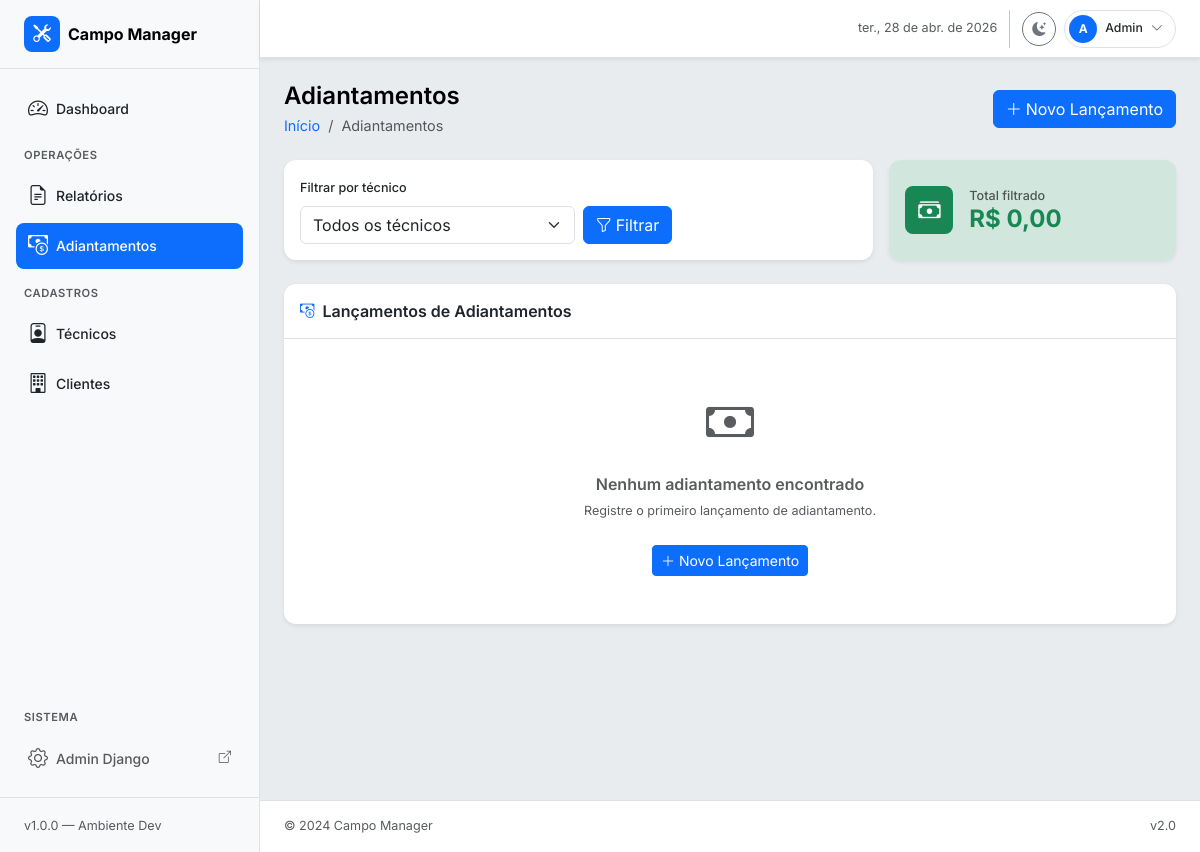
The app's page /adiantamentos/, older data.
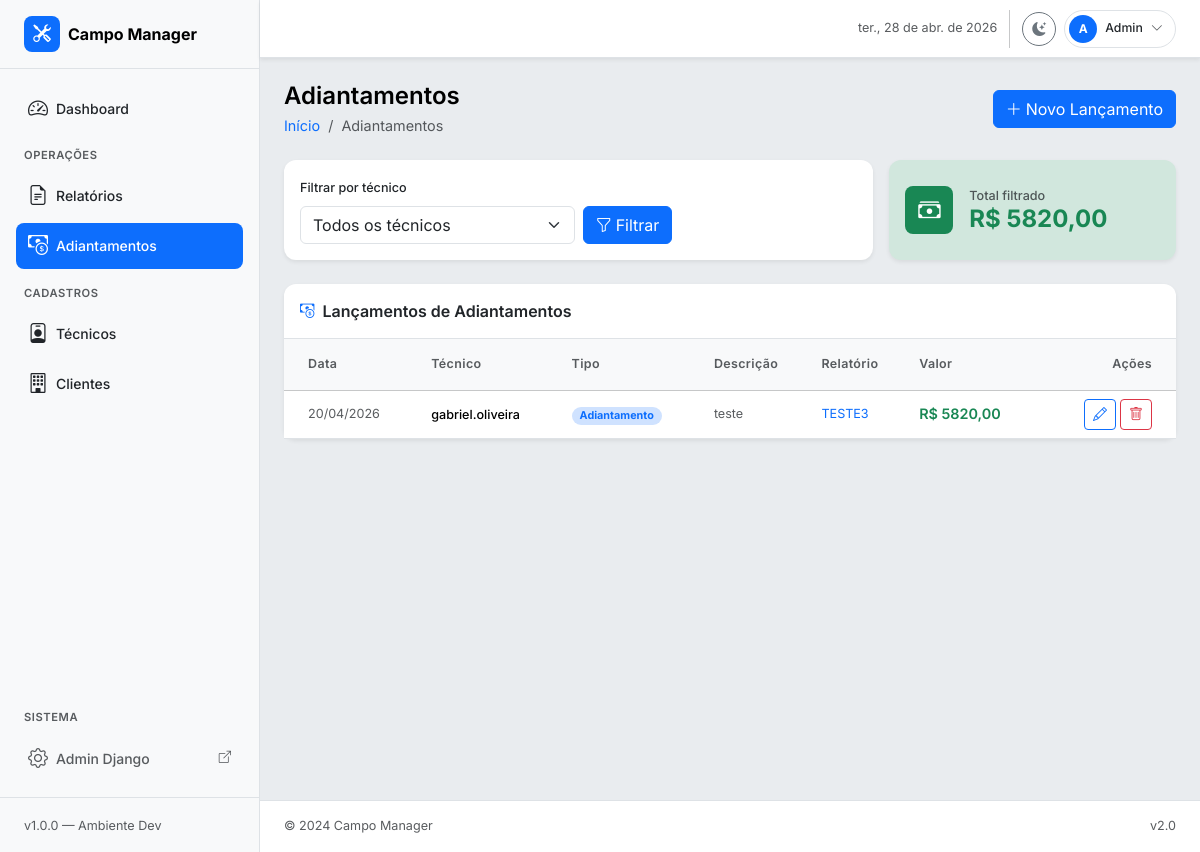
The same page, newer data.
### relatorios/models.py (models this page shows, shortened)
class Adiantamento(models.Model):
    tecnico = models.ForeignKey(
        Tecnico,
        on_delete=models.PROTECT,
        related_name="adiantamentos",
    )
    relatorio = models.ForeignKey(
        RelatorioTecnico,
        on_delete=models.SET_NULL,
        related_name="adiantamentos",
        null=True,
        blank=True,
    )
    tipo = models.CharField(
        "Tipo",
        max_length=20,
        choices=TipoAdiantamento.choices,
        default=TipoAdiantamento.ADIANTAMENTO,
    )
    valor = models.DecimalField(
        "Valor (R$)",
        max_digits=10,
        decimal_places=2,
        validators=[MinValueValidator(Decimal("0.01"))],
    )
    data = models.DateField("Data")
    descricao = models.CharField("Descrição", max_length=255)
    criado_em = models.DateTimeField(auto_now_add=True)
    class Meta:
        verbose_name = "Adiantamento"
        verbose_name_plural = "Adiantamentos"
        ordering = ["-data"]

class Tecnico(models.Model):
    nome = models.CharField("Nome completo", max_length=150)
    email = models.EmailField("E-mail", unique=True)
    telefone = models.CharField("Telefone", max_length=20, blank=True)
    ativo = models.BooleanField("Ativo", default=True)
    criado_em = models.DateTimeField(auto_now_add=True)
    class Meta:
        verbose_name = "Técnico"
        verbose_name_plural = "Técnicos"
        ordering = ["nome"]

class RelatorioTecnico(models.Model):
    numero = models.CharField("Número", max_length=30, unique=True)
    status = models.CharField(
        "Status",
        max_length=20,
        choices=StatusRelatorio.choices,
        default=StatusRelatorio.RASCUNHO,
    )
    cliente = models.ForeignKey(
        Cliente,
        on_delete=models.PROTECT,
        related_name="relatorios",
        verbose_name="Cliente",
    )
    tecnico_responsavel = models.ForeignKey(
        Tecnico,
        on_delete=models.PROTECT,
        related_name="relatorios_responsavel",
        verbose_name="Técnico responsável",
    )
    tecnicos_adicionais = models.ManyToManyField(
        Tecnico,
        through="RelatorioTecnicoEquipe",
        related_name="relatorios_equipe",
        blank=True,
        verbose_name="Equipe adicional",
    )
    cidade_atendimento = models.CharField("Cidade de atendimento", max_length=100)
    uf_atendimento = models.CharField(
        "UF",
        max_length=2,
        choices=UF.choices,
        default=UF.PR,
    )
    tipo_localidade = models.CharField(
        "Tipo de localidade",
        max_length=10,
        choices=TipoLocalidade.choices,
        default=TipoLocalidade.INTERIOR,
    )
    data_inicio = models.DateField("Data início")
    data_fim = models.DateField("Data fim")
    motivo = models.TextField("Motivo / Descrição do serviço")
    centro_custo = models.CharField(
        "Centro de custo / Classificação",
        max_length=100,
        blank=True,
        help_text="Aplicado a todos os itens deste relatório.",
    )
    valor_adiantamento = models.DecimalField(
        "Adiantamento recebido (R$)",
        max_digits=10,
        decimal_places=2,
        default=Decimal("0.00"),
        validators=[MinValueValidator(Decimal("0.00"))],
    )
    observacoes = models.TextField("Observações gerais", blank=True)
    criado_em = models.DateTimeField(auto_now_add=True)
    atualizado_em = models.DateTimeField(auto_now=True)
    class Meta:
        verbose_name = "Relatório Técnico"
        verbose_name_plural = "Relatórios Técnicos"
        ordering = ["-data_inicio", "-criado_em"]

### relatorios/views.py (the view)
class AdiantamentoListView(ListView):
    model = Adiantamento
    template_name = "adiantamentos/adiantamento_list.html"
    context_object_name = "adiantamentos"
    paginate_by = 20
    def get_queryset(self):
        qs = Adiantamento.objects.select_related("tecnico", "relatorio")
        tecnico = self.request.GET.get("tecnico")
        if tecnico:
            qs = qs.filter(tecnico_id=tecnico)
        return qs
    def get_context_data(self, **kwargs):
        ctx = super().get_context_data(**kwargs)
        ctx["titulo_pagina"] = "Adiantamentos"
        ctx["tecnicos"] = Tecnico.objects.filter(ativo=True)
        ctx["tecnico_sel"] = self.request.GET.get("tecnico", "")
        ctx["total_geral"] = self.get_queryset().aggregate(t=Sum("valor"))[
            "t"
        ] or Decimal("0.00")
        return ctx

### templates/adiantamentos/adiantamento_list.html (shortened to what the changed rows need)
{% extends "base.html" %}
{% block content %}
<div class="row g-3 mb-4">
  <div class="col-12 col-md-4">
    <div class="card border-0 shadow-sm bg-success-subtle h-100">
      <div class="card-body d-flex align-items-center gap-3 py-3">
        <div>
          <p class="text-muted small mb-0 fw-medium">Total filtrado</p>
          <h4 class="fw-bold mb-0 text-success">
            R$ {{ total_geral|floatformat:2 }}
          </h4>
        </div>
      </div>
    </div>
  </div>
</div>
<div class="card border-0 shadow-sm">
  <div class="card-body p-0">
    {% if adiantamentos %}
    <div class="table-responsive">
      <table class="table table-hover align-middle mb-0">
        <thead class="table-light">
          <tr>
            <th class="ps-4 py-3 fw-semibold text-muted small">Data</th>
            <th class="py-3 fw-semibold text-muted small">Técnico</th>
            <th class="py-3 fw-semibold text-muted small">Tipo</th>
            <th class="py-3 fw-semibold text-muted small">Descrição</th>
            <th class="py-3 fw-semibold text-muted small">Relatório</th>
            <th class="py-3 fw-semibold text-muted small">Valor</th>
            <th class="py-3 fw-semibold text-muted small text-end pe-4">Ações</th>
          </tr>
        </thead>
        <tbody>
          {% for a in adiantamentos %}
          <tr>
            <td class="ps-4 small text-muted">{{ a.data|date:"d/m/Y" }}</td>
            <td>
              <span class="fw-medium small">{{ a.tecnico.nome }}</span>
            </td>
            <td>
              {% if a.tipo == 'adiantamento' %}
                <span class="badge bg-primary-subtle text-primary rounded-pill px-2">Adiantamento</span>
              {% else %}
                <span class="badge bg-warning-subtle text-warning rounded-pill px-2">Reembolso</span>
              {% endif %}
            </td>
            <td class="small text-muted">{{ a.descricao }}</td>
            <td class="small">
              {% if a.relatorio %}
                <a href="{% url 'relatorios:relatorio_detail' a.relatorio.pk %}"
                   class="text-decoration-none text-primary">
                  {{ a.relatorio.numero }}
                </a>
              {% else %}
                <span class="text-muted">—</span>
              {% endif %}
            </td>
            <td class="fw-semibold {% if a.tipo == 'adiantamento' %}text-success{% else %}text-warning{% endif %}">
              R$ {{ a.valor }}
            </td>
            <td class="text-end pe-4">
              <div class="d-flex gap-1 justify-content-end">
                <a href="{% url 'relatorios:adiantamento_update' a.pk %}"
                   class="btn btn-sm btn-outline-primary" title="Editar">
                  <i class="bi bi-pencil"></i>
                </a>
                <a href="{% url 'relatorios:adiantamento_delete' a.pk %}"
                   class="btn btn-sm btn-outline-danger" title="Excluir">
                  <i class="bi bi-trash"></i>
                </a>
              </div>
            </td>
          </tr>
          {% endfor %}
        </tbody>
      </table>
    </div>
    {% else %}
    <div class="text-center py-5">
      <div class="text-muted mb-3" style="font-size:3rem;"><i class="bi bi-cash"></i></div>
      <h6 class="text-body-secondary fw-semibold">Nenhum adiantamento encontrado</h6>
      <p class="text-muted small mb-4">Registre o primeiro lançamento de adiantamento.</p>
      <a href="{% url 'relatorios:adiantamento_create' %}" class="btn btn-primary btn-sm">
        <i class="bi bi-plus-lg me-1"></i>Novo Lançamento
      </a>
    </div>
    {% endif %}
  </div>
</div>
{% endblock %}

Row changes from the older to the newer data that the page shows:
added Adiantamento: data "20/04/2026", tecnico.nome "gabriel.oliveira", tipo "Adiantamento", descricao "teste", relatorio.numero "TESTE3", valor "5820,00"
Text that changed along with them:
{{ total_geral|floatformat:2 }}: "0,00" → "5820,00"
text no longer shown: "Nenhum adiantamento encontrado Registre o primeiro lançamento de adiantamento. Novo Lançamento"
text now shown: "Data Técnico Tipo Descrição Relatório Valor Ações"
